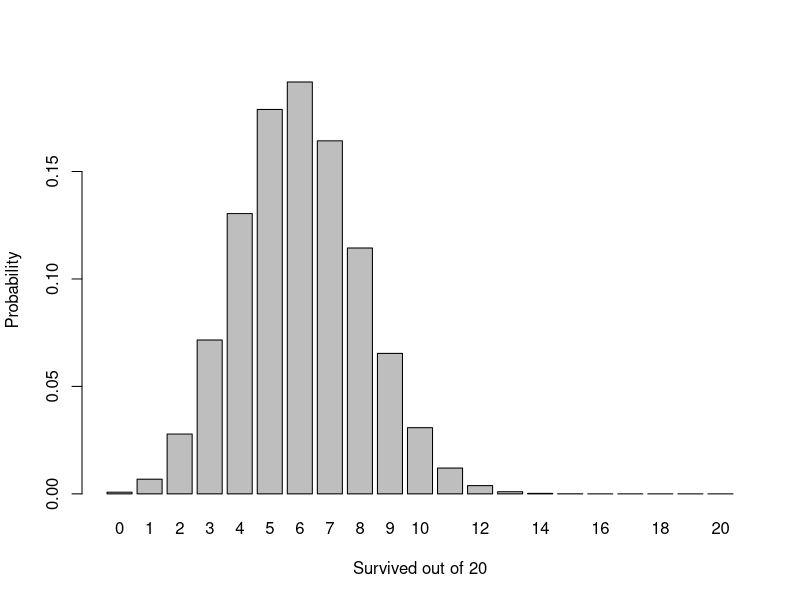
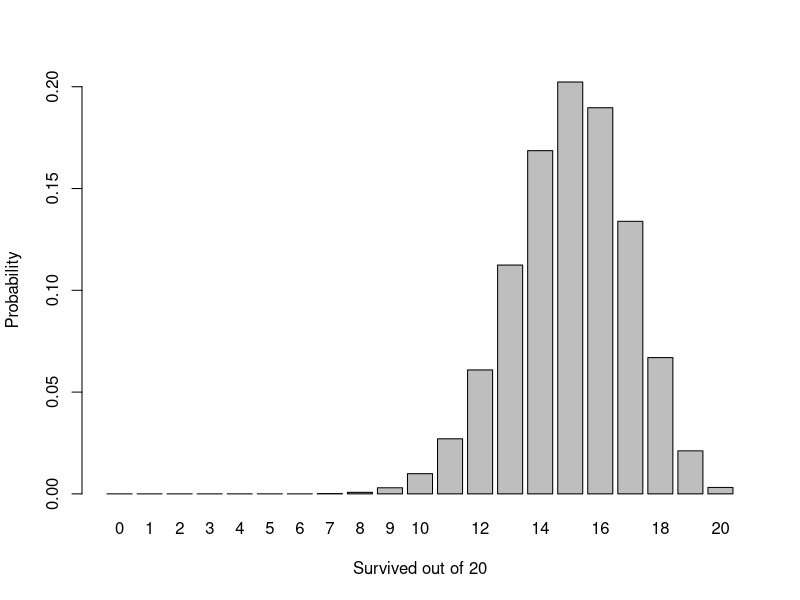
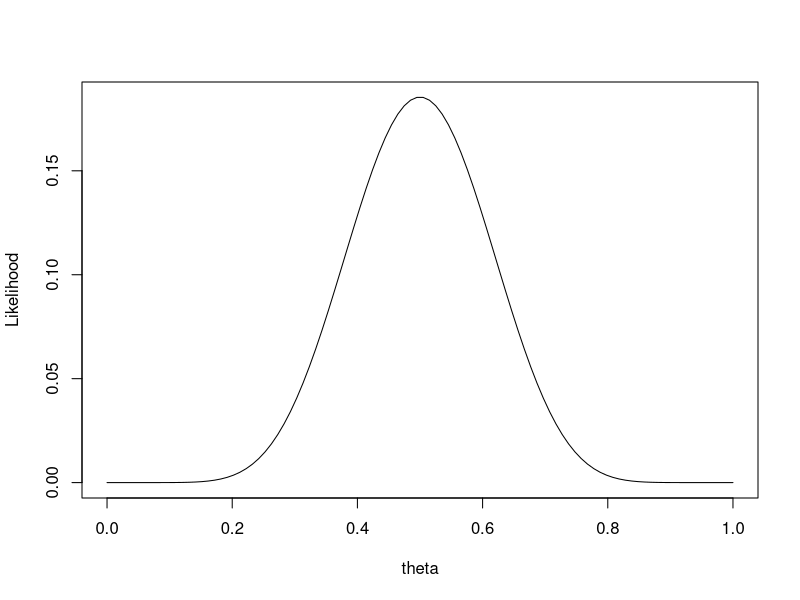
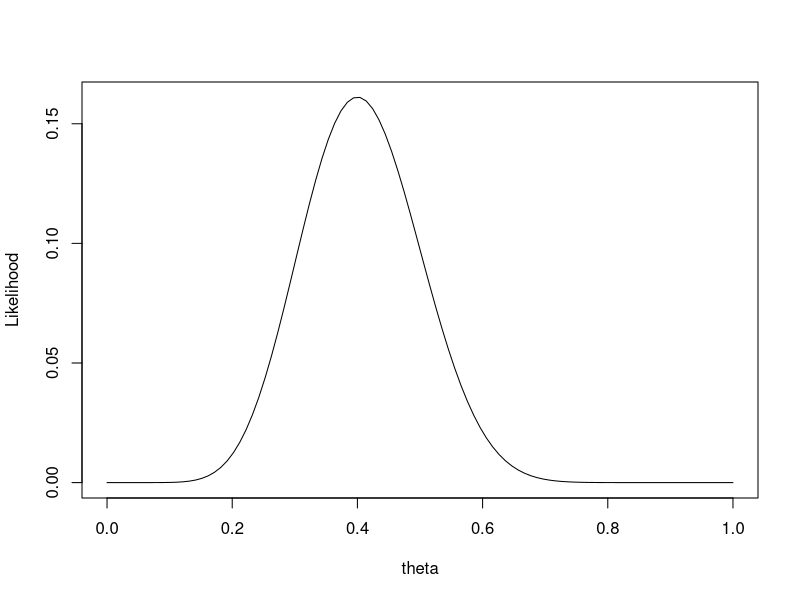
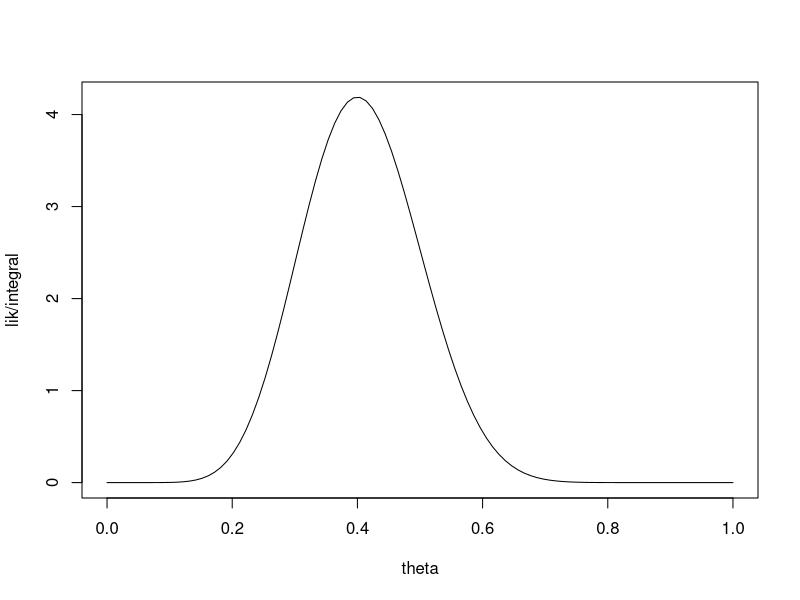
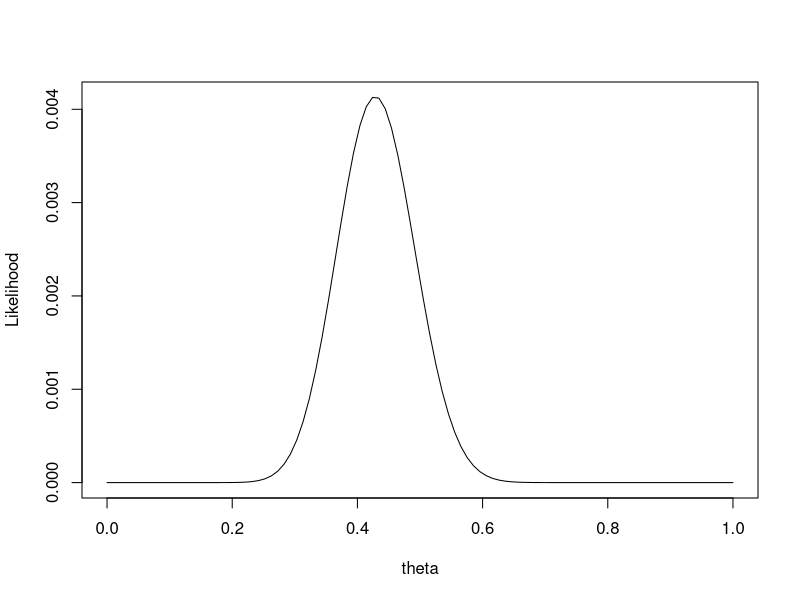
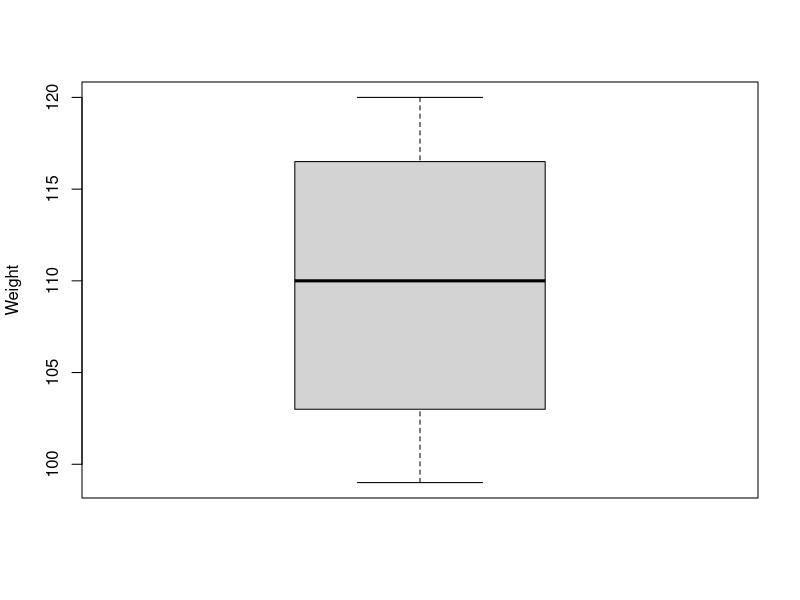
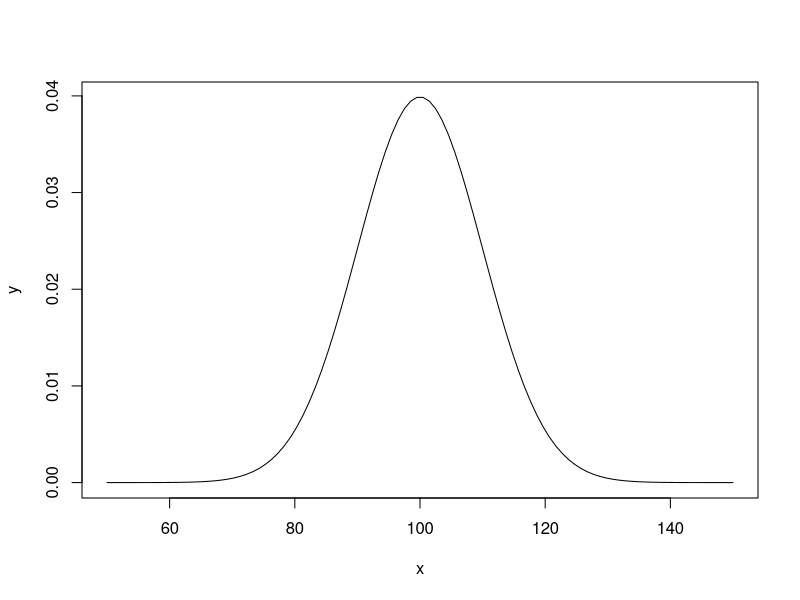

Source code (R) for these figures, in order:
# Practical 1: Statistical modeling and likelihood
# by Benjamin Rosenbaum

# We learn about the likelihood function and do some didactic examples of maximum 
# likelihood estimation (MLE) with the `optim()` function.

rm(list=ls())
library("sfsmisc") # mathematical integration through data points
try(dev.off())

# example 1: survival rate -----------------------------------------------------

# Data from 3 habitats and their deer population. 
# We generate population size before and after the winter.

data = data.frame(total = c(18, 25, 20),
                  survived = c(9, 10, 8))

# Q: What is the average survival rate?
# Deterministic part: theta (just fitting a mean, or the intercept if you will)
# Stochastic part:    survived ~ Binomial(total,theta)

# Naively, we could just calculate rate for each habitat and compute their mean.
# But we can do better. Use the statistical model.

data$survived/data$total
mean(data$survived/data$total)

# Probability density function p(y|theta)

# If we know the survival rate, we can compute probability for each outcome

x = 0:20
y = dbinom(x=x, size=20, prob=0.3)
barplot(y~x, xlab="Survived out of 20", ylab="Probability")
sum(y)

# same for a different value of survival rate

x = 0:20
y = dbinom(x=x, size=20, prob=0.75)
barplot(y~x, xlab="Survived out of 20", ylab="Probability")
sum(y)

# Likelihood L(theta)=p(theta|y)

# Likelihood is probability in reverse. For a given datapoint, likelihood is the
# probability of that observation as a function of parameter value 
# (survival prob. theta)

theta = seq(0,1, length.out=100)
theta

# likelihood function for parameter theta and 1st datapoint

lik = dbinom(x=9, size=18, prob=theta)
lik
plot(theta, lik, type="l", xlab="theta", ylab="Likelihood")

# likelihood function for parameter theta and 2nd datapoint

lik = dbinom(x=10, size=25, prob=theta)
lik
plot(theta, lik, type="l", xlab="theta", ylab="Likelihood")

# ATTN: Likelihood L(theta) is not a probability density function for theta.
# It does not integrate to 1. This means we can use it for maximum likelihood,
# but not for statistical inference without knowing the full integral.

integral = integrate.xy(theta, lik) 
integral

# However, if we scale (divide) L(theta) by its integral, this new function 
# integrates to 1. But this is unfeasible in most applications (>1 parameter). 

plot(theta, lik/integral, type="l", xlab="theta")
integrate.xy(theta, lik/integral) 

# OK, so far we only calculated likelihood of single datapoints. 
# Likelihood function for the whole dataset is the product of these likelihoods.

lik = dbinom(x=data$survived[1], size=data$total[1], prob=theta)*
  dbinom(x=data$survived[2], size=data$total[2], prob=theta)*
  dbinom(x=data$survived[3], size=data$total[3], prob=theta)

plot(theta, lik, type="l", xlab="theta", ylab="Likelihood")

# Maximum likelihood means finding the parameter value for which the observed 
# data is most likely to have occurred. Here we use GLM to find that value

model1 = glm( cbind(survived, total-survived) ~ 1, data=data, 
              family=binomial)
summary(model1)

# What is happening? GLM estimates a negative survival probability?
# No, the binomial family uses a log-link as default. We can override the 
# default by specifying an identity link function (parameter is estimted on its
# original scale). More on that in Lesson 5.

model1 = glm( cbind(survived, total-survived) ~ 1, data=data, 
              family=binomial(link="identity"))
summary(model1)
confint(model1)

# Here, we get a mean survival prob of 0.43 with 95%-CI [0.31, 0.55]. 
# CIs are not computed from the full likelihood, but rely on a local approximation.



# example 2: mean body size of a mammal population -----------------------------

# Now, bodysize is a continuous response. Generate the weight of 7 individuals.

data = data.frame(weight = c(104, 120, 118, 115, 99, 110, 102))
boxplot(data$weight, ylab="Weight")

# Q: What's the mean bodysize?
# Deterministic part: mu (just fitting a mean, or the intercept if you will)
# Stochastic part:    weight ~ Normal(mu,sigma)

# first with known sigma. just 1 parameter mu 
sigma = 10

# probability for given mu and sigma

x = seq(50, 150, length.out=100)
y = dnorm(x=x, mean=100, sd=sigma)
plot(x,y, type="l")

# another mean

y = dnorm(x=x, mean=110, sd=sigma)
plot(x,y, type="l")

# likelihood = probability density of data for a parameter

mu = seq(60, 130, length.out=100)

# likelihood function for 1 datapoint

lik = dnorm(data$weight[1], mean=mu, sd=sigma)
plot(mu, lik, type="l")

# likelihood function for all datapoints

lik = dnorm(data$weight[1], mean=mu, sd=sigma)*
  dnorm(data$weight[2], mean=mu, sd=sigma)*
  dnorm(data$weight[3], mean=mu, sd=sigma)*
  dnorm(data$weight[4], mean=mu, sd=sigma)*
  dnorm(data$weight[5], mean=mu, sd=sigma)*
  dnorm(data$weight[6], mean=mu, sd=sigma)*
  dnorm(data$weight[7], mean=mu, sd=sigma)
plot(mu, lik, type="l")

# In our statistical model, there is a second parameter sigma
# Likelihood is a function of both parameters L(mu,sigma)

# Write likelihood as a function but use negative log-likelihood (NLL)
# This makes things easier since L can be VERY small and numerically unstable

likelihood = function(parameters, weights){
  lik = dnorm(weights, mean=parameters[1], sd=parameters[2], log=TRUE) 
  return(-sum(lik)) 
}

# try to minimize the NLL

likelihood(c(110,10), data$weight)
likelihood(c(111,10), data$weight)
likelihood(c(109,10), data$weight)
likelihood(c(108,10), data$weight)
likelihood(c(109,10), data$weight)
likelihood(c(109,11), data$weight)
likelihood(c(109,9), data$weight)
likelihood(c(109,8), data$weight)
likelihood(c(109,7), data$weight)
likelihood(c(109,8), data$weight)
likelihood(c(110,8), data$weight)
likelihood(c(108,8), data$weight)
likelihood(c(109,8), data$weight)

# iterative algorithm to search for optimum (mu,sigma) with initial guess (100,10)

ml = optim(fn = likelihood, 
           par = c(100,10), 
           weights = data$weight) # the data
ml

# lm-solution

model2 = lm(weight ~ 1, data=data)
summary(model2)

# visualize 2-dimensional likelihood

mu.plot = seq(from=80, to=140, length.out=200)
sigma.plot = seq(from=5, to=15, length.out=200)

test = expand.grid(mu=mu.plot, sigma=sigma.plot)
test$lik = NA
for(i in 1:nrow(test)){
  test$lik[i] = likelihood(c(test$mu[i], test$sigma[i]), data$weight)
}
lik.plot = matrix(test$lik, nrow=length(mu.plot), ncol=length(sigma.plot))

image(mu.plot, sigma.plot, exp(-lik.plot),
      xlab="mu", ylab="sigma")# , col = hcl.colors(10, "terrain"))

# plot  ML solution

points(ml$par[1], ml$par[2], col="white", lwd=2)



# example 3: body size vs age --------------------------------------------------

# Now we have a continuous predictor age. Generate data for 7 individuals.

data = data.frame(weight = c(104, 120, 118, 115, 99, 110, 102),
                  age    = c(10, 12, 11, 11, 9, 11, 10))
plot(data$age, data$weight)

# Q: What's the average growth per year? (Slope in age)
# Deterministic part: mu = a+b*age
# Stochastic part:    weight ~ Normal(mu,sigma)

# We could easily fit this model with LM

model3 = lm(weight ~ age, data=data)
summary(model3)

coef(model3)
intercept = coef(model3)[1]
slope = coef(model3)[2]

# But for didactic purposes, we're doing it the hard way. Maximum likelihood.
# We code the likelihood function (probability density of all datapoints for a 
# given set of parameters a,b,sigma)

likelihood=function(parameters, weights, ages){
  lik = dnorm(weights, 
              mean=parameters[1] + parameters[2]*ages, 
              sd=rep(parameters[3],length(weights)), 
              log=TRUE) 
  return(-sum(lik)) # negative log likelihood NLL
}

# This is the LM solution and its likelihood

plot(data$age, data$weight)
abline(intercept, slope)
likelihood(c(intercept, slope, 3.25), data$weight, data$age)

# Other solutions fit the data worse and have a higher NLL
# = lower likelihood as the LM solution

abline(26, 7.5, col="grey")
likelihood(c(26, 7.5, 3.25), data$weight, data$age)

abline(35, 7.5, col="grey")
likelihood(c(35, 7.5, 3.25), data$weight, data$age)

abline(45, 6.0, col="grey")
likelihood(c(45, 6.0, 3.25), data$weight, data$age)

# iterative algorithm to search for optimum (a,b,sigma) with initial guess (100,5,8)

ml = optim(fn = likelihood, 
           par = c(100,5,8), 
           weights = data$weight, # data
           ages = data$age)       # data
ml

# That's VERY close to the LM solution

summary(model3)

# visualize 2-dimensional likelihood (intercept & slope), sigma fixed

int.plot = seq(from=15, to=35, length.out=200)
slope.plot = seq(from=5, to=10, length.out=200)

test = expand.grid(int=int.plot, slope=slope.plot)
test$lik = NA
str(test)
for(i in 1:nrow(test)){
  test$lik[i] = likelihood(c(test$int[i], test$slope[i], 5.0), data$weight, data$age)
}
lik.plot = matrix(test$lik, nrow=length(int.plot), ncol=length(slope.plot))

image(int.plot, slope.plot, exp(-lik.plot),
      xlab="Intercept", ylab="Slope")# , col = hcl.colors(10, "terrain"))

# plot  ML solution

points(ml$par[1], ml$par[2], col="white", lwd=2)

# There is a strong negative correlation between Intercept and Slope.
# This is common if the predictor is not centered (mean=0).
# In extreme cases, that can cause numerical problems and wrong ML solutions.



# example 4: body size vs age (centered) ---------------------------------------

# We repeat the same analysis, but this time the predictor is centered

data = data.frame(weight = c(104, 120, 118, 115, 99, 110, 102),
                  age    = c(10, 12, 11, 11, 9, 11, 10))
data$agecenter = data$age-mean(data$age)
plot(data$agecenter, data$weight)

model4 = lm(weight ~ agecenter, data=data)
summary(model4)

coef(model4)
intercept = coef(model4)[1]
slope = coef(model4)[2]

likelihood=function(parameters, weights, ages){
  lik = dnorm(weights, 
              mean=parameters[1] + parameters[2]*ages, 
              sd=rep(parameters[3],length(weights)), 
              log=TRUE) 
  return(-sum(lik)) 
}

plot(data$agecenter, data$weight)

abline(intercept, slope)
likelihood(c(intercept, slope, 3.25), data$weight, data$agecenter)

abline(105, 7.5, col="grey")
likelihood(c(105, 7.5, 3.25), data$weight, data$agecenter)

abline(115, 7.5, col="grey")
likelihood(c(115, 7.5, 3.25), data$weight, data$agecenter)

abline(110, 6.0, col="grey")
likelihood(c(110, 6.0, 3.25), data$weight, data$agecenter)

ml = optim(fn = likelihood, 
           par = c(100,5,8), 
           weights = data$weight, # data 
           ages = data$agecenter) # data
ml
summary(model4)

# visualize 2-dimensional likelihood (intercept & slope), sigma fixed
int.plot = seq(from=100, to=120, length.out=200)
slope.plot = seq(from=5, to=10, length.out=200)

test = expand.grid(int=int.plot, slope=slope.plot)
test$lik = NA
str(test)
for(i in 1:nrow(test)){
  test$lik[i] = likelihood(c(test$int[i], test$slope[i], 5.0), data$weight, data$agecenter)
}
lik.plot = matrix(test$lik, nrow=length(int.plot), ncol=length(slope.plot))

image(int.plot, slope.plot, exp(-lik.plot),
      xlab="Intercept", ylab="Slope")# , col = hcl.colors(10, "terrain"))

# plot  ML solution
points(ml$par[1], ml$par[2], col="white", lwd=2)

# By using a centered predictor, the correlation between intercept & slope is resolved.



# exercise: two predictors -----------------------------------------------------

# Now we have more data and a second predictor for avg annual temperature.
# Write a model that includes both predictors for LM and ML.
# Test different initial guesses for the optim function and see if they all 
# converge to the same result.

data = data.frame(weight = c(65,80,129,41,77,133,75,75,87,109,136,134,91,49,127,120,108,126,81,112),
                  age    = c(7,7,14,6,10,15,9,8,10,13,14,15,9,7,15,13,13,13,7,12),
                  temperature = c(5.9,6.9,1.5,9.6,9.0,6.9,8.0,10.2,4.8,7.6,6.2,11.2,7.3,11.4,4.1,5.1,3.7,9.5,6.4,8.3))

model5 = lm(weight ~ age+temperature, data=data)
summary(model5)
